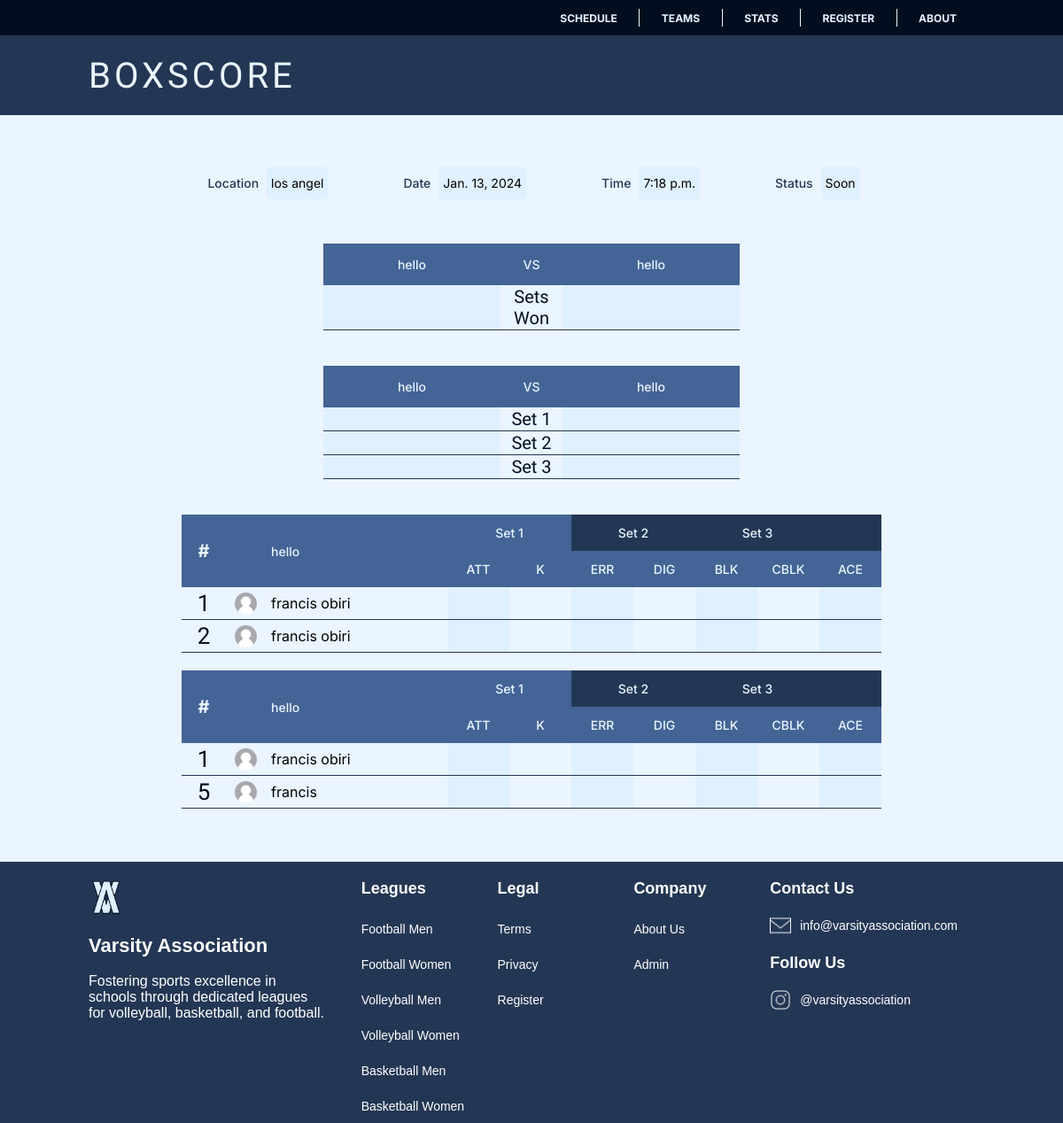
/volleyball/schedule/boxscore/9/, run on the app's committed database.
### volleyball/models.py (models this page shows, shortened)
class Game(models.Model):
    GAME_STATUS_CHOICES = [
        ('Soon', 'Soon'),
        ('Set 1', 'Set 1'),
        ('Set 2', 'Set 2'),
        ('Set 3', 'Set 3'),
        ('Set 4', 'Set 4}'),
        ('Set 5', 'Set 5'),
        ('Final', 'Final'),
    ]
    SETS_CHOICES=[
        (1,1),
        (3,3),
         (5,5),
    ]
    game_id = models.AutoField(primary_key=True)
    sets=models.IntegerField(choices=SETS_CHOICES)
    game_location = models.CharField(max_length=255, null=True)
    game_time = models.TimeField(null=True, blank=True)
    team_1 = models.ForeignKey(
        Team, related_name='volleyball_team_1_games', on_delete=models.CASCADE)
    team_2 = models.ForeignKey(
        Team, related_name='volleyball_team_2_games', on_delete=models.CASCADE)
    game_status = models.CharField(
        max_length=20, choices=GAME_STATUS_CHOICES, default='Soon')
    game_date = models.DateField()
    team_1_score = models.IntegerField(null=True, blank=True)
    team_2_score = models.IntegerField(null=True, blank=True)
    team_won = models.ForeignKey(
        Team, on_delete=models.CASCADE, related_name='volleyball_team_won', null=True, blank=True)
    team_lost = models.ForeignKey(
        Team, on_delete=models.CASCADE, related_name='volleyball_team_lost', null=True, blank=True)
    class Meta:
        verbose_name = "Volleyball Game"

class Team(models.Model):
    team_id = models.AutoField(primary_key=True)
    team_gender=models.CharField(
        max_length=20, choices=GenderLeagueType.genders_choices, default='Men')
    team_name = models.CharField(max_length=100)
    team_abbreviation = models.CharField(max_length=10)
    team_logo = models.ImageField(upload_to='team_logos/')
    manager_first_name = models.CharField(max_length=25)
    manager_last_name = models.CharField(max_length=25)
    manager_phone_number = models.IntegerField()
    manager_email = models.EmailField()
    wins = models.IntegerField(null=True, blank=True)
    loses = models.IntegerField(null=True, blank=True)
    class Meta:
        verbose_name = "Volleyball Team"

class VolleyballSet(models.Model):
    set_id=models.AutoField(primary_key=True)
    set_number= models.IntegerField()
    game = models.ForeignKey(Game, on_delete=models.CASCADE,related_name="volleyball_set")
    team_1_points= models.IntegerField(null=True, blank=True)
    team_2_points= models.IntegerField(null=True, blank=True)
    class Meta:
        unique_together = ('set_number', 'game')
        verbose_name = "Volleyball Set"

class Player(models.Model):
    player_id = models.AutoField(primary_key=True)
    player_first_name = models.CharField(max_length=25)
    player_last_name = models.CharField(max_length=25, blank=True, default='')
    player_date_of_birth = models.DateField(null=True, blank=True)
    player_phone_number = models.IntegerField(null=True, blank=True)
    player_email = models.EmailField(max_length=25,null=True, blank=True)
    player_image = models.ImageField(upload_to='player_images/',null=True, blank=True,default='images/person-placeholder.png')
    player_shirt_number = models.IntegerField()
    team = models.ForeignKey(Team, on_delete=models.CASCADE,related_name="volleyball_player_team")
    attack_attempts= models.IntegerField(null=True, blank=True)
    kills = models.IntegerField(null=True, blank=True)
    errors= models.IntegerField(null=True, blank=True)
    digs= models.IntegerField(null=True, blank=True)
    blocks= models.IntegerField(null=True, blank=True)
    solo_blocks_and_assisted_blocks= models.IntegerField(null=True, blank=True)
    service_aces= models.IntegerField(null=True, blank=True)
    class Meta:
        verbose_name = "Volleyball Player"

### volleyball/views.py (the view)
# urls.py: path("schedule/boxscore/<int:game_id>/", views.boxScore, name="boxscore"),
def boxScore(request, game_id):
    try:
        game = Game.objects.get(pk=game_id)
        players1_performance_dict = {}
        players2_performance_dict = {}
        team1_players = Player.objects.filter(team=game.team_1)
        team2_players = Player.objects.filter(team=game.team_2)
        if  game.sets ==1:
            count_sets=1
            volley_sets=VolleyballSet.objects.filter(game=game).order_by('set_number').first()
            for player1 in team1_players:
                player1_performance = PlayerPerformance.objects.filter(volleyball_set=volley_sets,player=player1).first()
                players1_performance_dict[player1] = player1_performance
            for player2 in team2_players:
                player2_performance = PlayerPerformance.objects.filter(volleyball_set=volley_sets,player=player2).first()
                players2_performance_dict[player2] = player2_performance
        else:
            volley_sets = VolleyballSet.objects.filter(game=game).order_by('set_number')[:game.sets]
            count_sets = volley_sets.count()
            for  volley_set in  volley_sets :
                players1_performance_dict[volley_set] = {}  # Initialize nested dictionary
                for player1 in team1_players:
                    player1_performance = PlayerPerformance.objects.filter(player=player1,volleyball_set=volley_set).first()
                    players1_performance_dict[volley_set][player1] = player1_performance
            for volley_set in volley_sets:
                players2_performance_dict[volley_set] = {}  # Initialize nested dictionary
                for player2 in team2_players:
                    player2_performance = PlayerPerformance.objects.filter(player=player2,volleyball_set=volley_set).first()
                    players2_performance_dict[volley_set][player2] = player2_performance
        context = {
            'players1_performance_dict': players1_performance_dict,
            'players2_performance_dict': players2_performance_dict,
            'game': game,
            'title': 'Boxscore',
            'sets':volley_sets,
            'count_sets':count_sets,
            'team_1_players':team1_players,
            'team_2_players':team2_players,
        }
        return render(request, "volleyball/Boxscore.html", context)
    except Game.DoesNotExist:
        messages.error(
            request, 'Game not found')
        return redirect('volleyball-boxscore')

### volleyball/templates/volleyball/Boxscore.html (shortened to what this page needs)
{% extends 'volleyball/base.html'%}
{% load static %}
{% block style %}
<link rel="stylesheet" href="{% static 'CSS/Schedule.css' %}">
<link rel="stylesheet" href="{% static 'CSS/Stats2.css' %}">
{% endblock%}
{% block content %}
<div class="messages-container">
</div>
<div class="game-info">
   <p> <span class="game-label">Location</span> <span class="game-value">{{game.game_location}}</span>
   </p>
   <p><span class="game-label">Date</span> <span class="game-value">{{game.game_date}}</span></p>
   <p><span class="game-label">Time</span> <span class="game-value">{{game.game_time}}</span></p>
   <p><span class="game-label">Status</span> <span class="game-value">{{game.game_status}}</span></p>
</div>
{% if game.sets == 1 %}
<div class="table-container">
   <table>
      <tr class="top">
         <th class="name">
            <p class="text-center">{{ game.team_1.team_name }}</p>
         </th>
         <th class="stat">VS</th>
         <th class="name">
            <p class="text-center">{{ game.team_2.team_name }}</p>
         </th>
      </tr>
      <tr class="player-tr cursor-pointer set-tab" data-tab-id="{{v_set.set_number}}">
         <td class="games winbg t1-points-{{sets.set_id}}">
            {{ sets.team_1_points | default_if_none:''   }}
         </td>
         <td class="games" id="game-status-change">
            {{game.game_status}}
         </td>
         <td class="games winbg t2-points-{{sets.set_id}}">
            {{ sets.team_2_points| default_if_none:''   }}
         </td>
      </tr>
   </table>
</div>
<div class="table-container">
   <table>
      <tr class="top">
         <th class="tag">#</th>
         <th></th>
         <th class="name">{{ game.team_1.team_name }}</th>
         <th class="stat">ATT</th>
         <th class="stat">K</th>
         <th class="stat">ERR</th>
         <th class="stat">DIG</th>
         <th class="stat">BLK</th>
         <th class="stat">CBLK</th>
         <th class="stat">ACE</th>
      </tr>
      {% for player,performance in players1_performance_dict.items %}
      <tr class="player-tr">
         <td class="rank">{{ player.player_shirt_number }}</td>
         <td class="mw"><img class="mascot" src="{{ player.player_image.url }}" alt=""></td>
         <td>{{ player.player_first_name }} {{ player.player_last_name }}</td>
         <td class="games winbg  ">{{performance.attack_attempts | default_if_none:'' }}
         </td>
         <td class="games"> {{performance.kills | default_if_none:'' }}
         </td>
         <td class="games winbg">{{ performance.errors| default_if_none:''   }}
         </td>
         <td class="games">{{ performance.digs | default_if_none:''  }}
         </td>
         <td class="games winbg">{{ performance.blocks | default_if_none:''  }}
         </td>
         <td class="games">{{ performance.solo_blocks_and_assisted_blocks | default_if_none:''  }}</td>
         <td class="games winbg">{{ performance.service_aces | default_if_none:''  }}</td>
      </tr>
      {% endfor %}
   </table>
   <table>
      <tr class=" top">
         <th class="tag">#</th>
         <th></th>
         <th class="name">{{ game.team_2.team_name }}</th>
         <th class="stat">ATT</th>
         <th class="stat">K</th>
         <th class="stat">ERR</th>
         <th class="stat">DIG</th>
         <th class="stat">BLK</th>
         <th class="stat">CBLK</th>
         <th class="stat">ACE</th>
      </tr>
      {% for player,performance in players2_performance_dict.items %}
      <tr class="player-tr">
         <td class="rank">{{ player.player_shirt_number }}</td>
         <td class="mw"><img class="mascot" src="{{ player.player_image.url }}" alt=""></td>
         <td>{{ player.player_first_name }} {{ player.player_last_name }}</td>
         <td class="games winbg  ">{{performance.attack_attempts | default_if_none:'' }}
         </td>
         <td class="games"> {{performance.kills | default_if_none:'' }}
         </td>
         <td class="games winbg">{{ performance.errors| default_if_none:''   }}
         </td>
         <td class="games">{{ performance.digs | default_if_none:''  }}
         </td>
         <td class="games winbg">{{ performance.blocks | default_if_none:''  }}
         </td>
         <td class="games">{{ performance.solo_blocks_and_assisted_blocks | default_if_none:''  }}</td>
         <td class="games winbg">{{ performance.service_aces | default_if_none:''  }}</td>
      </tr>
      {% endfor %}
   </table>
</div>
{% else %}
<div class="table-container">
   <table>
      <tr class="top">
         <th class="name">
            <p class="text-center">{{ game.team_1.team_name }}</p>
         </th>
         <th class="stat">VS</th>
         <th class="name">
            <p class="text-center">{{ game.team_2.team_name }}</p>
         </th>
      </tr>
      <tr class="player-tr">
         <td class="games winbg " id="t1-score">
         </td>
         <td class="games">
            Sets Won
         </td>
         <td class="games winbg" id="t2-score">
         </td>
      </tr>
   </table>
</div>
<div class="table-container">
   <table>
      <tr class="top">
         <th class="name">
            <p class="text-center">{{ game.team_1.team_name }}</p>
         </th>
         <th class="stat">VS</th>
         <th class="name">
            <p class="text-center">{{ game.team_2.team_name }}</p>
         </th>
      </tr>
      {% for v_set in sets %}
      <tr class="player-tr cursor-pointer set-tab" data-tab-id="{{v_set.set_number}}">
         <td class="games winbg t1-points-{{v_set.set_id}}">
         </td>
         <td class="games">
            Set {{ v_set.set_number }}
         </td>
         <td class="games winbg t2-points-{{v_set.set_id}}">
         </td>
      </tr>
      {% endfor %}
   </table>
</div>
<div class="table-container">
   <table id="table-1">
      <thead>
         <tr class=" top ">
            <th class="tag" rowspan="2">#</th>
            <th rowspan="2"></th>
            <th class="name" rowspan="2">{{ game.team_2.team_name }}</th>
            {% if count_sets == 3 %}
            <th class="stat tab tab-1  active-tab cursor-pointer top-set" colspan="2" data-tab-id="1">Set 1</th>
            <th class="stat tab tab-2 cursor-pointer top-set" colspan="2" data-tab-id="2">Set 2</th>
            <th class="stat tab tab-3 cursor-pointer top-set" colspan="2" data-tab-id="3">Set 3</th>
            <th class="top-set"></th>
            {% endif %}
         </tr>
         <tr class=" top">
            <th class="stat">ATT</th>
            <th class="stat">K</th>
            <th class="stat">ERR</th>
            <th class="stat">DIG</th>
            <th class="stat">BLK</th>
            <th class="stat">CBLK</th>
            <th class="stat">ACE</th>
         </tr>
      </thead>
      <tbody>
         {% for sets,per_set in players1_performance_dict.items %}
         {% for player,performance in per_set.items %}
         <tr class="player-tr tab-content tr-{{sets.set_number}}">
            <td class="rank">{{ player.player_shirt_number }}</td>
            <td class="mw"><img class="mascot" src="{{ player.player_image.url }}" alt=""></td>
            <td>{{ player.player_first_name}} {{ player.player_last_name }}</td>
            <td class="games winbg">{{ performance.attack_attempts | default_if_none:'' }}
            </td>
            <td class="games">{{ performance.kills | default_if_none:'' }}
            </td>
            <td class="games winbg">{{ performance.errors| default_if_none:''   }}
            </td>
            <td class="games">{{ performance.digs | default_if_none:''  }}
            </td>
            <td class="games winbg">{{ performance.blocks | default_if_none:''  }}
            </td>
            <td class="games">{{ performance.solo_blocks_and_assisted_blocks | default_if_none:''  }}</td>
            <td class="games winbg">{{ performance.service_aces | default_if_none:''  }}</td>
         </tr>
         {% endfor %}
         {% endfor %}
      </tbody>
   </table>
   <table id="table-2">
      <thead>
         <tr class=" top ">
            <th class="tag" rowspan="2">#</th>
            <th rowspan="2"></th>
            <th class="name" rowspan="2">{{ game.team_2.team_name }}</th>
            {% if count_sets == 3 %}
            <th class="stat tab tab-1  active-tab cursor-pointer top-set" colspan="2" data-tab-id="1">Set 1</th>
            <th class="stat tab tab-2 cursor-pointer top-set" colspan="2" data-tab-id="2">Set 2</th>
            <th class="stat tab tab-3 cursor-pointer top-set" colspan="2" data-tab-id="3">Set 3</th>
            <th class="top-set"></th>
            {% endif %}
         </tr>
         <tr class=" top">
            <th class="stat">ATT</th>
            <th class="stat">K</th>
            <th class="stat">ERR</th>
            <th class="stat">DIG</th>
            <th class="stat">BLK</th>
            <th class="stat">CBLK</th>
            <th class="stat">ACE</th>
         </tr>
      </thead>
      <tbody>
         {% for sets,per_set in players2_performance_dict.items %}
         {% for player,performance in per_set.items %}
         <tr class="player-tr tab-content tr-{{sets.set_number}}">
            <td class="rank">{{ player.player_shirt_number }}</td>
            <td class="mw"><img class="mascot" src="{{ player.player_image.url }}" alt=""></td>
            <td>{{ player.player_first_name }} {{ player.player_last_name }}</td>
            <td class="games winbg">{{ performance.attack_attempts | default_if_none:'' }}
            </td>
            <td class="games">{{ performance.kills | default_if_none:'' }}
            </td>
            <td class="games winbg">{{ performance.errors| default_if_none:''   }}
            </td>
            <td class="games">{{ performance.digs | default_if_none:''  }}
            </td>
            <td class="games winbg">{{ performance.blocks | default_if_none:''  }}
            </td>
            <td class="games">{{ performance.solo_blocks_and_assisted_blocks | default_if_none:''  }}</td>
            <td class="games winbg">{{ performance.service_aces | default_if_none:''  }}</td>
         </tr>
         {% endfor %}
         {% endfor %}
      </tbody>
   </table>
</div>
{% endif %}
{%endblock%}

### data on the page
Game: game_location "los angel", game_date "Jan. 13, 2024", game_time "7:18 p.m.", game_status "Soon", team_1.team_name "hello", team_2.team_name "hello"
VolleyballSet: set_number "1"
VolleyballSet: set_number "2"
VolleyballSet: set_number "3"
Player: player_shirt_number "1", player_image (placeholder picture), player_first_name "francis", player_last_name "obiri"
Player: player_shirt_number "2", player_image (placeholder picture), player_first_name "francis", player_last_name "obiri"
Player: player_shirt_number "1", player_image (placeholder picture), player_first_name "francis", player_last_name "obiri"
Player: player_shirt_number "5", player_image (placeholder picture), player_first_name "francis"

### other printed values
{{ title }} "BOXSCORE"
